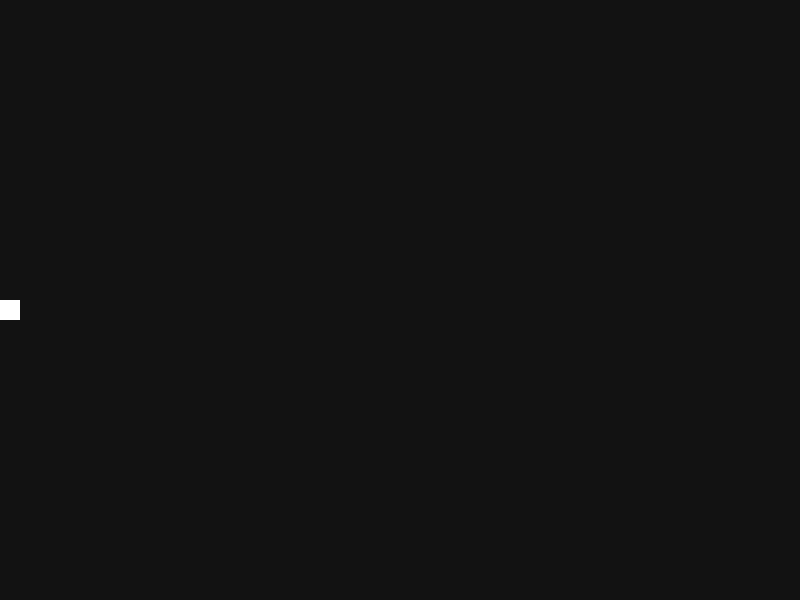
Frame 1 (no input)
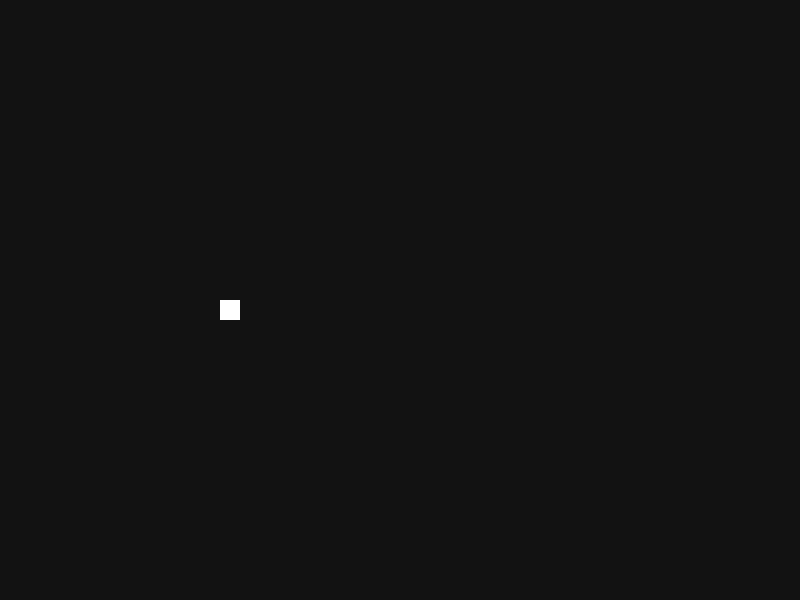
Frame 60 (the mouse pressed at the canvas centre just before this capture)
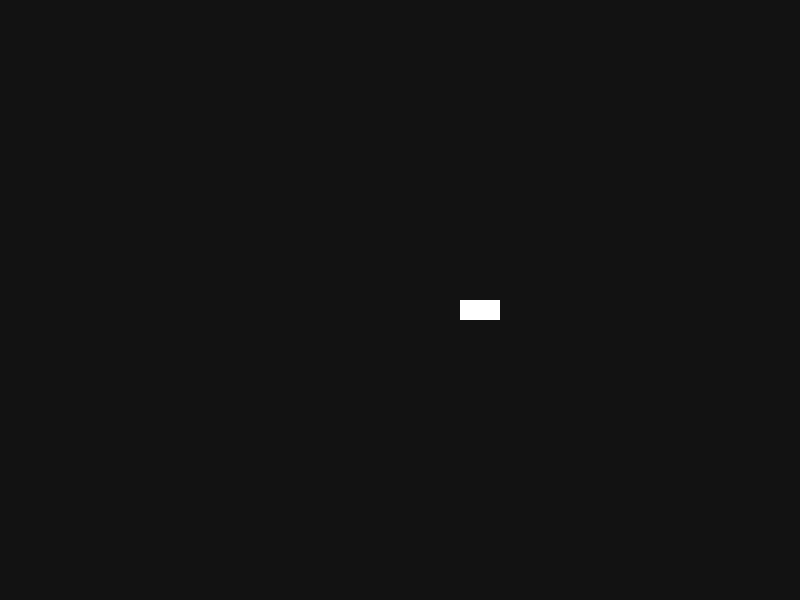
Frame 120 (the mouse held since frame 60 and released just before this capture)

The Processing sketch that drew these frames (run headless with seeded random() and noise(); from frame 60 on, the mouse is pressed at the canvas centre):

// Processing sketch: snake_game_17_04_22
// ── snake_game_17_04_22.pde
ArrayList<Integer> x, y;

int[] xDirection, yDirection;

float blockSize = 20;

int direction;

void setup(){
   size(800, 600);
   x = new ArrayList();
   y = new ArrayList();
   xDirection = new int[]{0, 1, 0, -1};
   yDirection = new int[]{-1, 0, 1, 0};
   direction = 1;
   x.add(0);
   y.add(15);
   noStroke();
}

void draw(){
  background(#121212);
  fill(#FFFFFF);
  
  for(int i=0;i<x.size();i++) {
    rect(x.get(i)*blockSize, y.get(i)*blockSize, blockSize, blockSize);
  }
     
  if(frameCount % 5 == 0) {
    x.add(0, x.get(0) + xDirection[direction]);  
    y.add(0, y.get(0) + yDirection[direction]);
  
    x.remove(x.size()-1);
    y.remove(y.size()-1);
  }

}

void isInBorder(){
  for(int i=0;i<x.size();i++){
    
  }
}

void mousePressed(){
  x.add(0, x.get(0) + xDirection[direction]);
  y.add(0, y.get(0) + yDirection[direction]);
}

void keyPressed(){
   direction = key=='w' ? 0:
              (key=='d' ? 1:
              (key=='s' ? 2:
              (key=='a' ? 3: -1)));
              
  if(direction == -1)
    exit();
}

// ── Direction.pde
// Enum class
enum Direction{
  KEYTOP,
  KEYRIGHT,
  KEYBOTTOM,
  KEYLEFT,
  NODIRECTION
}
